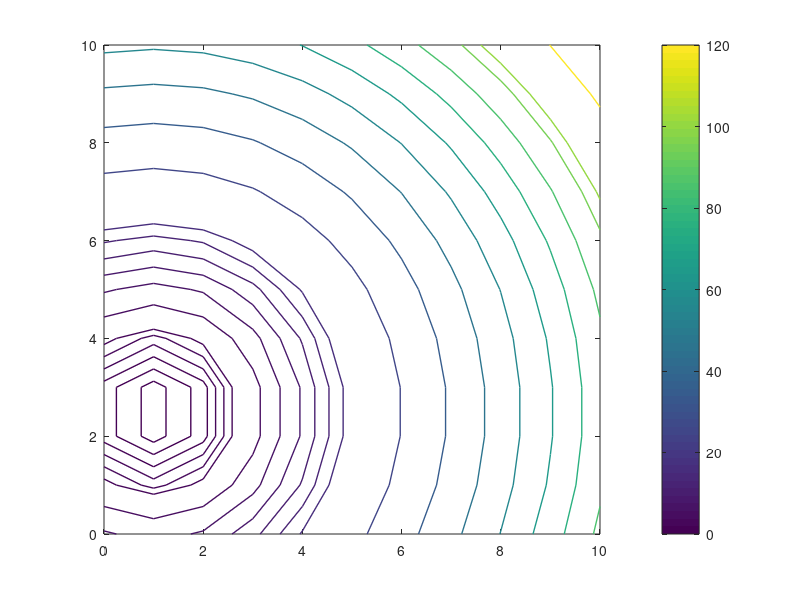

Write the MATLAB code that produced this figure. (Note: this script raises an error after producing the figure.)
clc; clear all;
X1 = 0:1:10;
X2 = 0:1:10;
[x1,x2] = meshgrid(X1,X2);
%defining the problem
q = (x1-1).^2+(x2-2.5).^2;
x1c1 = 2*X2-2;
x1c2 = -2*X2+6;
x1c3 = 2*X2+2;

%Making the contour plot with the constraints
v = [0:0.5:3 3:2:15 15:10:100 100:20:200];

contour(x1,x2,q,v, 'linewidth',1)
colorbar

hold on
    fill(X2,x1c1,'b','facealpha',0.2)
    fill(X2,x1c2,'b','facealpha',0.2)
    fill(X2,x1c3,'b','facealpha',0.2)
    axis([0 10 0 10])
hold off

%% sovle the problem

H = [2 0;0 2];
g = [-2;-5];
A = [1 -1 -1 1 0;-2 -2 2 0 1];
b = [-2; -6; -2; 0; 0];

[x,lambda]=EqualityQPSolver(H,g,A,b)

